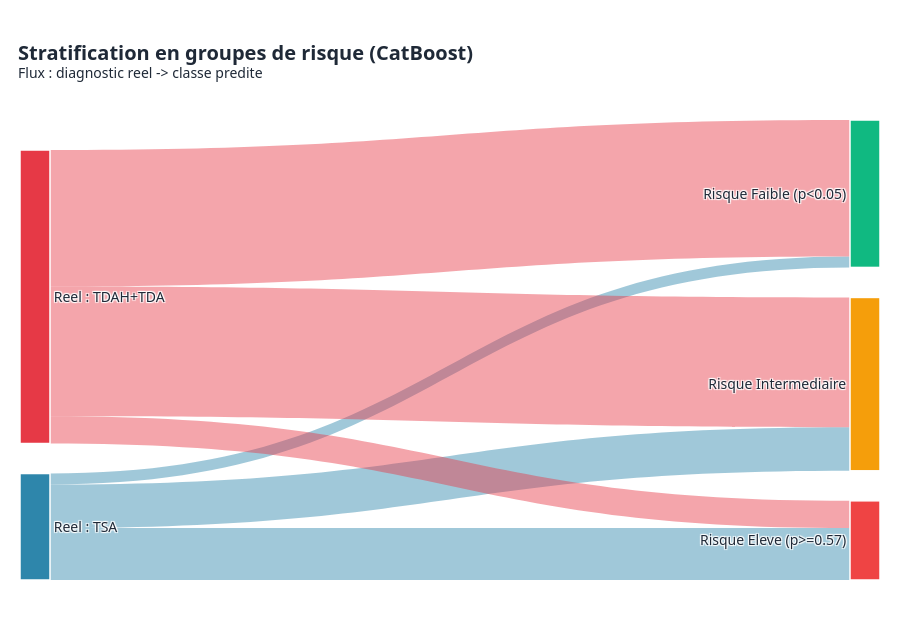

The notebook cell this image was saved under:
### Code cell
# Sankey : groupe reel -> strate de risque
groupes = ['TSA', 'TDAH+TDA']
strates = ['Faible', 'Intermediaire', 'Eleve']
src, tgt, val, col = [], [], [], []
for i, g in enumerate(groupes):
    for j, s in enumerate(strates):
        n = ((df_strat['groupe']==g) & (df_strat['risque']==s)).sum()
        if n > 0:
            src.append(i); tgt.append(2 + j); val.append(int(n))
            col.append(hex_to_rgba(PALETTE[g], 0.45))

node_colors = [PALETTE['TSA'], PALETTE['TDAH+TDA'],
                PALETTE['good'], PALETTE['warn'], PALETTE['bad']]
node_labels = ['Reel : TSA', 'Reel : TDAH+TDA',
                f'Risque Faible (p<{t_low:.2f})',
                f'Risque Intermediaire',
                f'Risque Eleve (p>={t_high:.2f})']

fig = go.Figure(go.Sankey(
    arrangement='snap',
    node=dict(label=node_labels, pad=30, thickness=30,
              color=node_colors, line=dict(color='white', width=1.5)),
    link=dict(source=src, target=tgt, value=val, color=col,
              hovertemplate='%{source.label} -> %{target.label}<br>'
                            'n = %{value}<extra></extra>')
))
fig.update_layout(
    title=dict(text=f'<b>Stratification en groupes de risque ({BEST})</b><br>'
                    '<sup style="font-size:13px">Flux : diagnostic reel -> classe predite</sup>',
               font=dict(size=20)),
    height=620, font=dict(family='Segoe UI, Arial', size=14, color=PALETTE['fg']),
    margin=dict(l=20, r=20, t=120, b=40))
fig.write_image(str(OUT/'B4_sankey_risque.png'), width=1400, height=620, scale=2)
fig.show()

### Figure 1 — Plotly figure (JSON) as saved in the notebook; plotly's stock layout.template omitted (floating-point values rounded to 4 significant figures)
{"data": [{"arrangement": "snap", "link": {"color": ["rgba(46,134,171,0.45)", "rgba(46,134,171,0.45)", "rgba(46,134,171,0.45)", "rgba(230,57,70,0.45)", "rgba(230,57,70,0.45)", "rgba(230,57,70,0.45)"], "hovertemplate": "%{source.label} -> %{target.label}<br>n = %{value}<extra></extra>", "source": [0, 0, 0, 1, 1, 1], "target": [2, 3, 4, 2, 3, 4], "value": [8, 32, 38, 100, 95, 20]}, "node": {"color": ["#2E86AB", "#E63946", "#10B981", "#F59E0B", "#EF4444"], "label": ["Reel : TSA", "Reel : TDAH+TDA", "Risque Faible (p<0.05)", "Risque Intermediaire", "Risque Eleve (p>=0.57)"], "line": {"color": "white", "width": 1.5}, "pad": 30, "thickness": 30}, "type": "sankey"}], "layout": {"font": {"color": "#1F2937", "family": "Segoe UI, Arial", "size": 14}, "height": 620, "margin": {"b": 40, "l": 20, "r": 20, "t": 120}, "title": {"font": {"size": 20}, "text": "<b>Stratification en groupes de risque (CatBoost)</b><br><sup style=\"font-size:13px\">Flux : diagnostic reel -> classe predite</sup>"}}}
